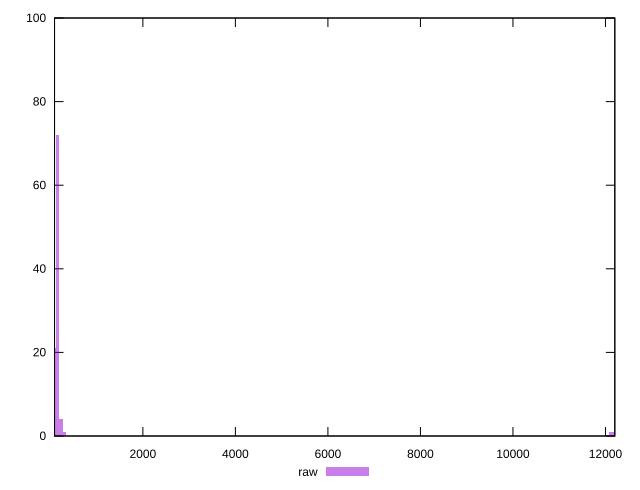

The script that saved this image:
reset

$raw <<EOF
76.65723244096658 21
153.31446488193316 72
12188.499958113687 1
306.6289297638663 1
229.97169732289973 4
12111.84272567272 1
EOF

set key outside below
set boxwidth 76.65723244096658
set xrange [90.494:12202.074999999999]
set yrange [0:100]
set trange [0:100]
set style fill transparent solid 0.5 noborder
set terminal svg size 640, 490 enhanced background rgb 'white'
set output "reprap/server-response-time/samples/pages+cached+noexternal+nomedia+nocss+nojs/raw/histogram.svg"

plot $raw title "raw" with boxes

reset
